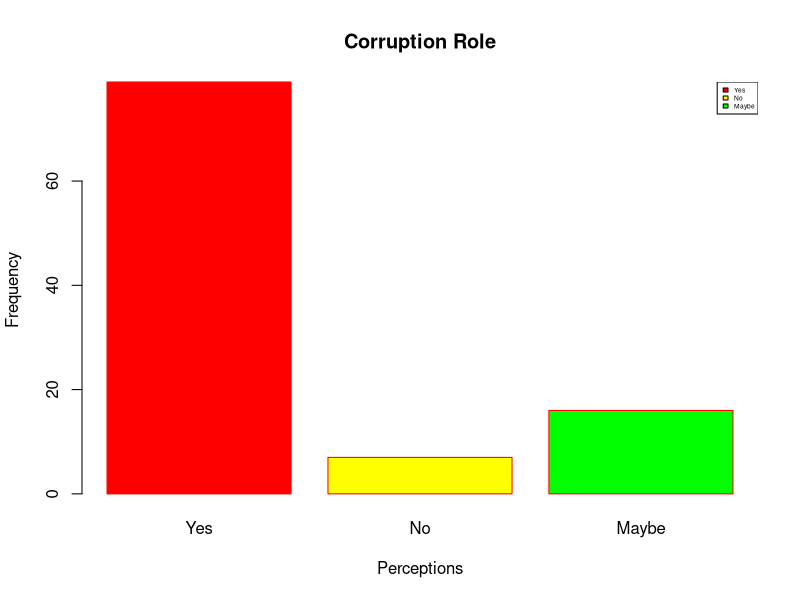

The R script that drew this image:
h <- c(79, 7, 16)
m <- c("Yes", "No", "Maybe")

barplot(h, xlab = "Perceptions", ylab = "Frequency", main = "Corruption Role",
        names.arg = m, border = "red", col = c('red', 'yellow', 'green'))
legend("topright", m, cex = 0.4, fill = c('red', 'yellow', 'green'))